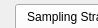
      <widget class="QWidget" name="page_9">
       <property name="geometry">
        <rect>
         <x>0</x>
         <y>0</y>
         <width>98</width>
         <height>28</height>
        </rect>
       </property>
       <attribute name="label">
        <string>Page 7 - Run or re-run the current Sampling Strategy</string>
       </attribute>
       <widget class="QFrame" name="frame_7">
        <property name="geometry">
         <rect>
          <x>-5</x>
          <y>-11</y>
          <width>691</width>
          <height>316</height>
         </rect>
        </property>
        <property name="frameShape">
         <enum>QFrame::StyledPanel</enum>
        </property>
        <property name="frameShadow">
         <enum>QFrame::Raised</enum>
        </property>
        <widget class="QGroupBox" name="groupBox_9">
         <property name="geometry">
          <rect>
           <x>10</x>
           <y>165</y>
           <width>681</width>
           <height>101</height>
          </rect>
         </property>
         <property name="title">
          <string>Run the sampling strategy</string>
         </property>
         <widget class="QLabel" name="label_32">
          <property name="geometry">
           <rect>
            <x>16</x>
            <y>30</y>
            <width>101</width>
            <height>16</height>
           </rect>
          </property>
          <property name="text">
           <string>Select output path</string>
          </property>
         </widget>
         <widget class="QToolButton" name="toolButton_5">
          <property name="geometry">
           <rect>
            <x>640</x>
            <y>31</y>
            <width>25</width>
            <height>19</height>
           </rect>
          </property>
          <property name="text">
           <string>...</string>
          </property>
         </widget>
         <widget class="QLineEdit" name="lineEdit_17">
          <property name="geometry">
           <rect>
            <x>120</x>
            <y>30</y>
            <width>511</width>
            <height>20</height>
           </rect>
          </property>
         </widget>
         <widget class="QWidget" name="layoutWidget">
          <property name="geometry">
           <rect>
            <x>10</x>
            <y>70</y>
            <width>661</width>
            <height>25</height>
           </rect>
          </property>
          <layout class="QHBoxLayout" name="horizontalLayout_39">
           <item>
            <widget class="QPushButton" name="pushButton_12">
             <property name="text">
              <string>Run sampling strategy</string>
             </property>
            </widget>
           </item>
           <item>
            <widget class="QLineEdit" name="lineEdit_15"/>
           </item>
          </layout>
         </widget>
        </widget>
        <widget class="QPushButton" name="pushButton_10">
         <property name="geometry">
          <rect>
           <x>550</x>
           <y>135</y>
           <width>131</width>
           <height>23</height>
          </rect>
         </property>
         <property name="text">
          <string>Save sampling strategy</string>
         </property>
        </widget>
        <widget class="QTabWidget" name="tabWidget_5">
         <property name="geometry">
          <rect>
           <x>20</x>
           <y>15</y>
           <width>661</width>
           <height>111</height>
          </rect>
         </property>
         <property name="currentIndex">
          <number>0</number>
         </property>
         <widget class="QWidget" name="tab_16">
          <attribute name="title">
           <string>Sampling Strategy Run Parameters</string>
          </attribute>
          <widget class="QWidget" name="layoutWidget_21">
           <property name="geometry">
            <rect>
             <x>20</x>
             <y>40</y>
             <width>341</width>
             <height>31</height>
            </rect>
           </property>
           <layout class="QHBoxLayout" name="horizontalLayout_42">
            <item>
             <widget class="QLabel" name="label_67">
              <property name="text">
               <string>Number of Ne replicates:</string>
              </property>
             </widget>
            </item>
            <item>
             <widget class="QSlider" name="horizontalSlider_54">
              <property name="orientation">
               <enum>Qt::Horizontal</enum>
              </property>
             </widget>
            </item>
            <item>
             <widget class="QSpinBox" name="spinBox_46"/>
            </item>
           </layout>
          </widget>
          <widget class="QWidget" name="layoutWidget_22">
           <property name="geometry">
            <rect>
             <x>20</x>
             <y>10</y>
             <width>341</width>
             <height>22</height>
            </rect>
           </property>
           <layout class="QHBoxLayout" name="horizontalLayout_50">
            <item>
             <widget class="QLabel" name="label_28">
              <property name="sizePolicy">
               <sizepolicy hsizetype="Fixed" vsizetype="Preferred">
                <horstretch>0</horstretch>
                <verstretch>0</verstretch>
               </sizepolicy>
              </property>
              <property name="text">
               <string>LDNe PCrit:</string>
              </property>
             </widget>
            </item>
            <item>
             <widget class="QComboBox" name="comboBox_13"/>
            </item>
           </layout>
          </widget>
         </widget>
         <widget class="QWidget" name="tab_17">
          <attribute name="title">
           <string>Settings</string>
          </attribute>
         </widget>
        </widget>
       </widget>
      </widget>
